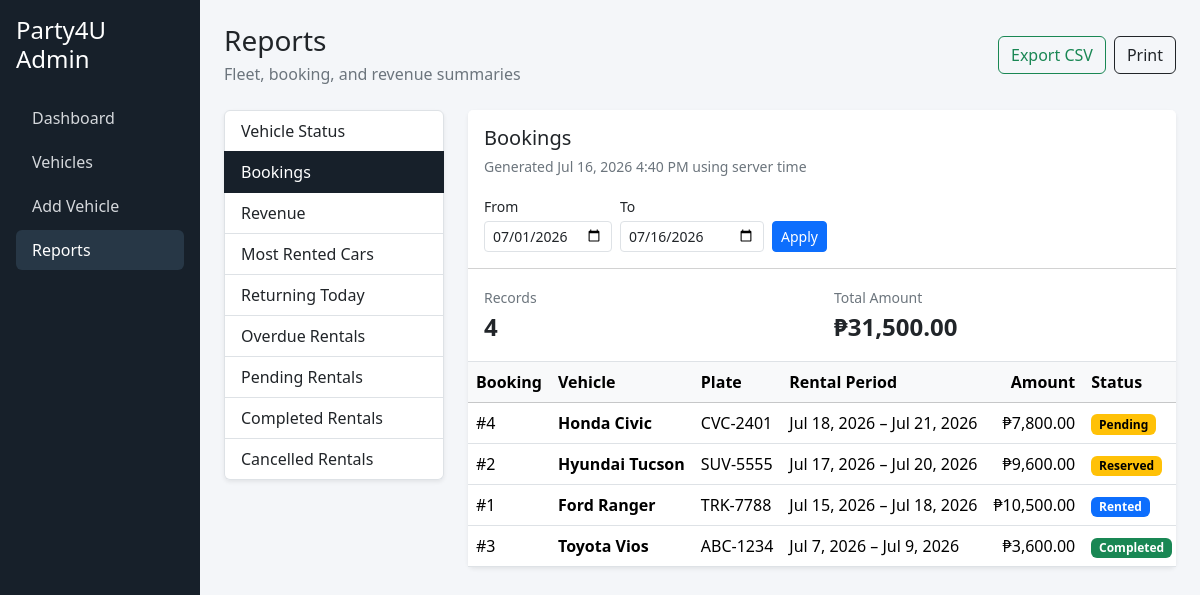
/admin/jeiven_reports.php?report=bookings, run on the app's committed database.
### tables this page shows
CREATE TABLE IF NOT EXISTS bookings (
    id INT UNSIGNED NOT NULL AUTO_INCREMENT,
    user_id INT UNSIGNED DEFAULT NULL,
    vehicle_id INT UNSIGNED NOT NULL,
    start_date DATETIME NOT NULL,
    end_date DATETIME NOT NULL,
    rental_days INT UNSIGNED NOT NULL DEFAULT 1,
    daily_rate DECIMAL(10, 2) NOT NULL,
    total_amount DECIMAL(10, 2) NOT NULL,
    status ENUM(
        'Pending',
        'Reserved',
        'Rented',
        'Completed',
        'Cancelled'
    ) NOT NULL DEFAULT 'Pending',
    created_at DATETIME NOT NULL DEFAULT CURRENT_TIMESTAMP,
    updated_at DATETIME NOT NULL DEFAULT CURRENT_TIMESTAMP
        ON UPDATE CURRENT_TIMESTAMP,
    PRIMARY KEY (id),
    KEY idx_bookings_user_id (user_id),
    KEY idx_bookings_vehicle_id (vehicle_id),
    KEY idx_bookings_status (status),
    KEY idx_bookings_created_at (created_at),
    KEY idx_bookings_end_date (end_date),
    CONSTRAINT fk_bookings_user
        FOREIGN KEY (user_id)
        REFERENCES users (user_id)
        ON DELETE SET NULL
        ON UPDATE CASCADE,
    CONSTRAINT fk_bookings_vehicle
        FOREIGN KEY (vehicle_id)
        REFERENCES vehicles (id)
        ON DELETE RESTRICT
        ON UPDATE CASCADE
);

CREATE TABLE IF NOT EXISTS vehicles (
    id INT UNSIGNED NOT NULL AUTO_INCREMENT,
    brand VARCHAR(80) NOT NULL,
    model VARCHAR(80) NOT NULL,
    year SMALLINT UNSIGNED NOT NULL,
    category ENUM(
        'Sedan',
        'SUV',
        'Hatchback',
        'Pickup',
        'Van',
        'Coupe',
        'Convertible'
    ) NOT NULL,
    transmission ENUM('Automatic', 'Manual') NOT NULL,
    fuel_type ENUM('Gasoline', 'Diesel', 'Hybrid', 'Electric') NOT NULL,
    seating_capacity TINYINT UNSIGNED NOT NULL,
    plate_number VARCHAR(30) NOT NULL,
    color VARCHAR(50) NOT NULL,
    daily_rate DECIMAL(10, 2) NOT NULL,
    description TEXT DEFAULT NULL,
    image_path VARCHAR(500) DEFAULT NULL,
    availability_status ENUM(
        'Available',
        'Reserved',
        'Rented',
        'Under Maintenance'
    ) NOT NULL DEFAULT 'Available',
    created_at DATETIME NOT NULL DEFAULT CURRENT_TIMESTAMP,
    updated_at DATETIME NOT NULL DEFAULT CURRENT_TIMESTAMP
        ON UPDATE CURRENT_TIMESTAMP,
    PRIMARY KEY (id),
    UNIQUE KEY uq_vehicles_plate_number (plate_number),
    KEY idx_vehicles_status (availability_status),
    KEY idx_vehicles_category (category),
    KEY idx_vehicles_created_at (created_at)
);

### admin/jeiven_reports.php (the view, shortened to what this page needs)
<?php
require_once __DIR__ . '/../includes/leanne_db.php';
$db=isset($conn)&&$conn instanceof mysqli?$conn:(isset($mysqli)&&$mysqli instanceof mysqli?$mysqli:null);
function e(?string $value):string{return htmlspecialchars($value??'',ENT_QUOTES,'UTF-8');}
function validDate(string $date,string $fallback):string{$parsed=DateTimeImmutable::createFromFormat('!Y-m-d',$date);return $parsed&&$parsed->format('Y-m-d')===$date?$date:$fallback;}
function reportRows(mysqli $db,string $sql,string $types='',array $params=[]):array
{
    $stmt=$db->prepare($sql); if(!$stmt)return[];
    if($types!==''){$bind=[$types];foreach($params as $key=>&$value)$bind[]=&$value;call_user_func_array([$stmt,'bind_param'],$bind);}
    if(!$stmt->execute()){$stmt->close();return[];}$result=$stmt->get_result();$rows=$result?$result->fetch_all(MYSQLI_ASSOC):[];$stmt->close();return $rows;
}
function reportBadge(string $status):string{return match($status){'Available','Completed'=>'success','Reserved','Pending'=>'warning','Rented'=>'primary','Under Maintenance'=>'secondary','Cancelled'=>'danger',default=>'dark'};}
$reports=['vehicle-status'=>'Vehicle Status','bookings'=>'Bookings','revenue'=>'Revenue','most-rented'=>'Most Rented Cars','returning-today'=>'Returning Today','overdue'=>'Overdue Rentals','pending'=>'Pending Rentals','completed'=>'Completed Rentals','cancelled'=>'Cancelled Rentals'];
$report=(string)($_GET['report']??'vehicle-status');if(!isset($reports[$report]))$report='vehicle-status';
$today=date('Y-m-d');$from=validDate((string)($_GET['from']??date('Y-m-01')),date('Y-m-01'));$to=validDate((string)($_GET['to']??$today),$today);if($from>$to){[$from,$to]=[$to,$from];}
$rows=[];$dbError=$db===null?'Database connection is not ready yet. Please connect includes/leanne_db.php.':'';
if($db!==null){
    $range=' b.created_at >= ? AND b.created_at < DATE_ADD(?, INTERVAL 1 DAY) ';
    switch($report){
        default:$rows=reportRows($db,"SELECT b.id,v.brand,v.model,v.plate_number,b.start_date,b.end_date,b.total_amount,b.status FROM bookings b JOIN vehicles v ON v.id=b.vehicle_id WHERE $range ORDER BY b.created_at DESC",'ss',[$from,$to]);
    }
}
$totalRevenue=0;foreach($rows as $row)$totalRevenue+=(float)($row['revenue']??$row['total_amount']??0);
$showRange=!in_array($report,['vehicle-status','returning-today','overdue'],true);
?>
<!doctype html><html lang="en"><head><link href="https://cdn.jsdelivr.net/npm/bootstrap@5.3.3/dist/css/bootstrap.min.css" rel="stylesheet"></head><body><div class="container-fluid"><div class="row">
<aside class="col-md-3 col-lg-2 p-3 sidebar"><h4 class="text-white mb-4">Party4U Admin</h4><nav class="nav flex-column gap-1"><a class="nav-link rounded" href="jeiven_dashboard.php">Dashboard</a><a class="nav-link rounded" href="jeiven_cars.php">Vehicles</a><a class="nav-link rounded" href="jeiven_add_car.php">Add Vehicle</a><a class="nav-link rounded active" href="jeiven_reports.php">Reports</a></nav></aside>
<main class="col-md-9 col-lg-10 px-md-4 py-4"><div class="d-flex flex-wrap justify-content-between align-items-center gap-2 mb-4"><div><h1 class="h3 mb-1">Reports</h1><p class="text-secondary mb-0">Fleet, booking, and revenue summaries</p></div><div class="no-print d-flex gap-2"><a class="btn btn-outline-success" href="?<?=e(http_build_query(['report'=>$report,'from'=>$from,'to'=>$to,'export'=>'csv']))?>">Export CSV</a><button class="btn btn-outline-dark" onclick="window.print()">Print</button></div></div>
<div class="row g-4"><div class="col-lg-3 no-print"><div class="list-group report-menu shadow-sm"><?php foreach($reports as $key=>$label):?><a class="list-group-item list-group-item-action<?= $key===$report?' active':''?>" href="?<?=e(http_build_query(['report'=>$key,'from'=>$from,'to'=>$to]))?>"><?=e($label)?></a><?php endforeach;?></div></div>
<div class="col-lg-9"><div class="card border-0 shadow-sm"><div class="card-header bg-white py-3"><div class="d-flex flex-wrap justify-content-between align-items-center gap-3"><div><h2 class="h5 mb-1"><?=e($reports[$report])?></h2><small class="text-secondary">Generated <?=e(date('M j, Y g:i A'))?> using server time</small></div><?php if($showRange):?><form class="row g-2 align-items-end no-print" method="get"><input type="hidden" name="report" value="<?=e($report)?>"><div class="col-auto"><label class="form-label small mb-1" for="from">From</label><input class="form-control form-control-sm" type="date" id="from" name="from" value="<?=e($from)?>" max="<?=e($to)?>"></div><div class="col-auto"><label class="form-label small mb-1" for="to">To</label><input class="form-control form-control-sm" type="date" id="to" name="to" value="<?=e($to)?>" min="<?=e($from)?>"></div><div class="col-auto"><button class="btn btn-sm btn-primary">Apply</button></div></form><?php endif;?></div></div>
<div class="card-body border-bottom"><div class="row"><div class="col"><span class="text-secondary small">Records</span><div class="fs-4 fw-bold"><?=number_format(count($rows))?></div></div><?php if(in_array($report,['bookings','revenue','most-rented','completed'],true)):?><div class="col"><span class="text-secondary small"><?= $report==='most-rented'?'Completed Revenue':'Total Amount'?></span><div class="fs-4 fw-bold">₱<?=number_format($totalRevenue,2)?></div></div><?php endif;?></div></div>
<div class="table-responsive"><table class="table table-hover align-middle mb-0">
<?php if($report==='vehicle-status'):?><thead class="table-light"><tr><th>Status</th><th class="text-end">Vehicles</th><th class="text-end">Combined Daily Rate</th></tr></thead><tbody><?php if(!$rows):?><tr><td colspan="3" class="text-center text-secondary py-5">No vehicle data found.</td></tr><?php endif;?><?php foreach($rows as $row):?><tr><td><span class="badge text-bg-<?=reportBadge((string)$row['status'])?>"><?=e($row['status'])?></span></td><td class="text-end"><?=number_format((int)$row['total'])?></td><td class="text-end">₱<?=number_format((float)$row['combined_daily_rate'],2)?></td></tr><?php endforeach;?></tbody>
<?php else:?><thead class="table-light"><tr><th>Booking</th><th>Vehicle</th><th>Plate</th><th>Rental Period</th><th class="text-end">Amount</th><th>Status</th></tr></thead><tbody><?php foreach($rows as $row):?><tr><td>#<?=(int)$row['id']?></td><td><strong><?=e($row['brand'].' '.$row['model'])?></strong></td><td><?=e($row['plate_number'])?></td><td><?=e(date('M j, Y',strtotime($row['start_date'])))?> – <?=e(date('M j, Y',strtotime($row['end_date'])))?></td><td class="text-end">₱<?=number_format((float)$row['total_amount'],2)?></td><td><span class="badge text-bg-<?=reportBadge((string)$row['status'])?>"><?=e($row['status'])?></span></td></tr><?php endforeach;?></tbody><?php endif;?>
</table></div></div></div></div></main></div></div><script src="https://cdn.jsdelivr.net/npm/bootstrap@5.3.3/dist/js/bootstrap.bundle.min.js"></script></body></html>

### admin/jeiven_reports.php (style rules this page uses)
body { background:#f4f6f9 }
.sidebar { background:#17202a;min-height:100vh }
.sidebar a { color:#d5d8dc;text-decoration:none }
.sidebar a:hover,.sidebar a.active { background:#273746;color:#fff }
.report-menu .list-group-item.active { background:#17202a;border-color:#17202a }
.table td,.table th { white-space:nowrap }

### data on the page
bookings: id "4", vehicle.model "Honda Civic", vehicle.plate_number "CVC-2401", start_date "Jul 18, 2026", end_date "Jul 21, 2026", total_amount "7,800.00", status "Pending"
bookings: id "2", vehicle.model "Hyundai Tucson", vehicle.plate_number "SUV-5555", start_date "Jul 17, 2026", end_date "Jul 20, 2026", total_amount "9,600.00", status "Reserved"
bookings: id "1", vehicle.model "Ford Ranger", vehicle.plate_number "TRK-7788", start_date "Jul 15, 2026", end_date "Jul 18, 2026", total_amount "10,500.00", status "Rented"
bookings: id "3", vehicle.model "Toyota Vios", vehicle.plate_number "ABC-1234", start_date "Jul 7, 2026", end_date "Jul 9, 2026", total_amount "3,600.00", status "Completed"

### other printed values
$label "Vehicle Status"
$label "Bookings"
$label "Revenue"
$label "Most Rented Cars"
$label "Returning Today"
$label "Overdue Rentals"
$label "Pending Rentals"
$label "Completed Rentals"
$label "Cancelled Rentals"
$reports[$report] "Bookings"
count($rows) "4"
$totalRevenue "31,500.00"
